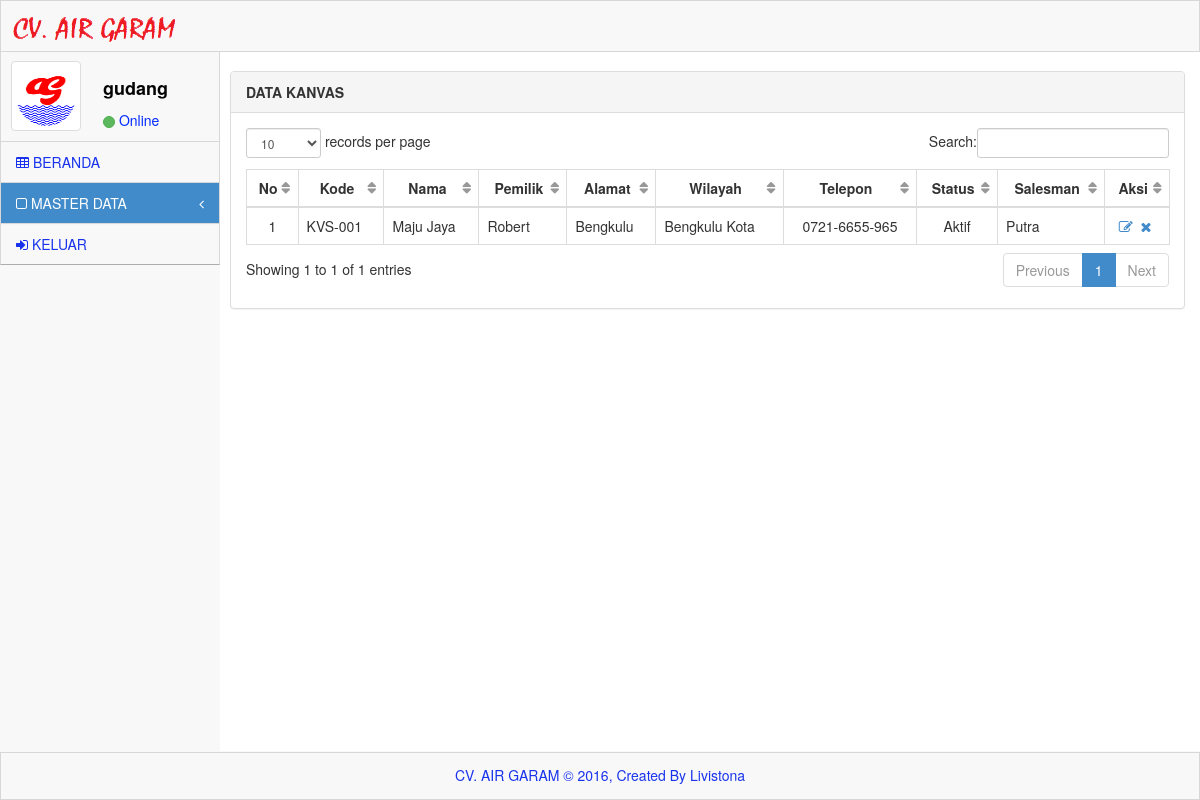
/system/index.php?menu=master&sub_menu=kanvas (signed in), run on the app's committed database.
### tables this page shows
CREATE TABLE IF NOT EXISTS `konsumen_kanvas` (
  `id_kanvas` int(10) NOT NULL AUTO_INCREMENT,
  `kode_kanvas` varchar(10) DEFAULT NULL,
  `nama_kanvas` varchar(50) NOT NULL,
  `pemilik_kanvas` varchar(50) NOT NULL,
  `alamat_kanvas` text NOT NULL,
  `kel_desa_kanvas` varchar(30) DEFAULT NULL,
  `kecamatan_kanvas` varchar(30) DEFAULT NULL,
  `kab_kota_kanvas` varchar(30) DEFAULT NULL,
  `provinsi_kanvas` varchar(30) DEFAULT NULL,
  `wilayah_kanvas` varchar(100) DEFAULT NULL,
  `telpon_kanvas` varchar(15) DEFAULT NULL,
  `status_kanvas` enum('Aktif','Tidak Aktif') DEFAULT NULL,
  `salesman_kanvas` varchar(10) DEFAULT NULL,
  PRIMARY KEY (`id_kanvas`),
  KEY `salesman_kanvas` (`salesman_kanvas`)
);

CREATE TABLE IF NOT EXISTS `karyawan` (
  `nik` varchar(10) NOT NULL,
  `nama_karyawan` varchar(50) NOT NULL,
  `tgl_lahir` date NOT NULL,
  `alamat_karyawan` text NOT NULL,
  `tgl_masuk` date NOT NULL,
  `jabatan` varchar(50) NOT NULL,
  `id_kantor` int(10) NOT NULL,
  `telpon_karyawan` varchar(15) DEFAULT NULL,
  `status_karyawan` enum('Aktif','Tidak Aktif') NOT NULL,
  PRIMARY KEY (`nik`),
  KEY `id_kantor` (`id_kantor`)
);

### system/menu/kanvas.php (the view)
<div id="content">
	<div class="inner" style="min-height: 700px;">
		<br>
                <div class="row">
                <div class="col-lg-12">
                    <div class="panel panel-default">
                        <div class="panel-heading">
                            <b>DATA KANVAS</b>
                        </div>
                        <div class="panel-body">
                            <div class="table-responsive">
                                <table class="table table-bordered table-hover" id="dataTables-example">
                                    <thead>
                                        <tr align="center">
                                            <th>No</th>
                                            <th>Kode</th>
                                            <th>Nama</th>
                                            <th>Pemilik</th>
                                            <th>Alamat</th>
                                            <th>Wilayah</th>
                                            <th>Telepon</th>
                                            <th>Status</th>
                                            <th>Salesman</th>
                                            <th>Aksi</th>
                                        </tr>
                                    </thead>
									<tbody>
										<?php
										$i=0;
										$sql = mysql_query("SELECT a.id_kanvas, a.kode_kanvas, a.nama_kanvas, a.pemilik_kanvas, a.alamat_kanvas, a.wilayah_kanvas,a.telpon_kanvas,
										a.status_kanvas, a.salesman_kanvas, b.nama_karyawan	FROM konsumen_kanvas a, karyawan b where a.salesman_kanvas=b.nik");
										while($hasil=mysql_fetch_array($sql)){
										$i+=1;
										$sisa=$i%2;
										if ($sisa == 0)  {
											$class = "class='success'";
										}else {
											$class = "class='gradeX'";
										 }
										?>
                                        <tr <?php echo $class;?> >
                                            <td align="center"><?php echo $i;?></td>
                                            <td><?php echo $hasil['kode_kanvas'];?></td>
                                            <td><?php echo $hasil['nama_kanvas'];?></td>
                                            <td><?php echo $hasil['pemilik_kanvas'];?></td>
                                            <td><?php echo $hasil['alamat_kanvas'];?></td>
                                            <td><?php echo $hasil['wilayah_kanvas'];?></td>
                                            <td align="center"><?php echo $hasil['telpon_kanvas'];?></td>
                                            <td align="center"><?php echo $hasil['status_kanvas'];?></td>
                                            <td><?php echo $hasil['nama_karyawan'];?></td>
                                            <td align="center">
												<a href="index.php?menu=master&sub_menu=kanvas_edit&id=<?php echo $hasil['id_kanvas'];?>"><i class="icon-edit"></i></a>&nbsp;
												<a href="index.php?menu=master&sub_menu=kanvas_delete&id=<?php echo $hasil['id_kanvas'];?>" onclick="return confirm('Apakah anda yakin ingin menghapus data ini?')"><i class="icon-remove"></i></a>&nbsp;
											</td>
                                        </tr>
										<?php } ?>
                                    </tbody>
								</table>
                            </div>
                        </div>
                    </div>
                </div>
            </div>
	</div>
</div>
</div>

### system/assets/css/main.css (style rules this page uses)
@media (min-width: 768px) { html, body { height: 100%; } }
body.padTop53 { padding-top: 75px; overflow: visible; }
@media (min-width: 802px) { body.padTop53 { padding-top: 51px; } }
@media (min-width: 768px) { #content { margin-left: 100px; } }
@media (min-width: 992px) { #content { margin-left: 220px; } }
#content { -webkit-transition: margin 0.4s; transition: margin 0.4s; }
.inner { position: relative; min-height: 1px; padding-right: 15px; padding-left: 10px; background: #fff; border: 0px solid #e4e4e4; min-height:1200px; }
@media (min-width: 768px) { .inner { float: left; width: 100%; } }
.inner .row { margin-right: -15px; margin-left: -15px; }

### system/assets/css/MoneAdmin.css (style rules this page uses)
body { background-color: #f8f8f8; }
table.dataTable thead .sorting, table.dataTable thead .sorting_asc:after, table.dataTable thead .sorting_desc, table.dataTable thead .sorting_asc_disabled, table.dataTable thead .sorting_desc_disabled { background: transparent; }
table.dataTable thead .sorting_asc:after { content: "\f0de"; float: right; font-family: fontawesome; }
table.dataTable thead .sorting:after { content: "\f0dc"; float: right; font-family: fontawesome; color: rgba(50,50,50,.5); }

### data on the page
konsumen_kanvas: kode_kanvas "KVS-001", nama_kanvas "Maju Jaya", pemilik_kanvas "Robert", alamat_kanvas "Bengkulu", wilayah_kanvas "Bengkulu Kota", telpon_kanvas "0721-6655-965", status_kanvas "Aktif", salesman_kanvas.nama_karyawan "Putra"

### other printed values
$_SESSION['username'] "gudang"
